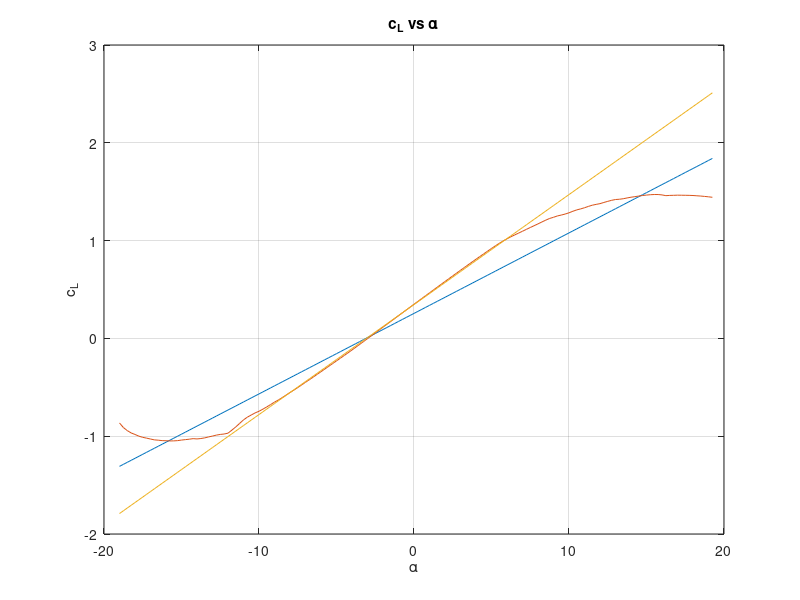
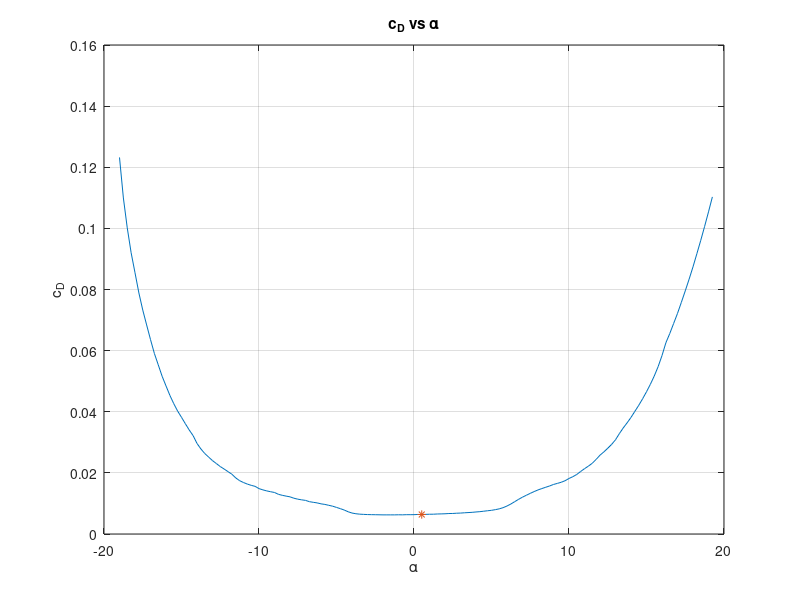
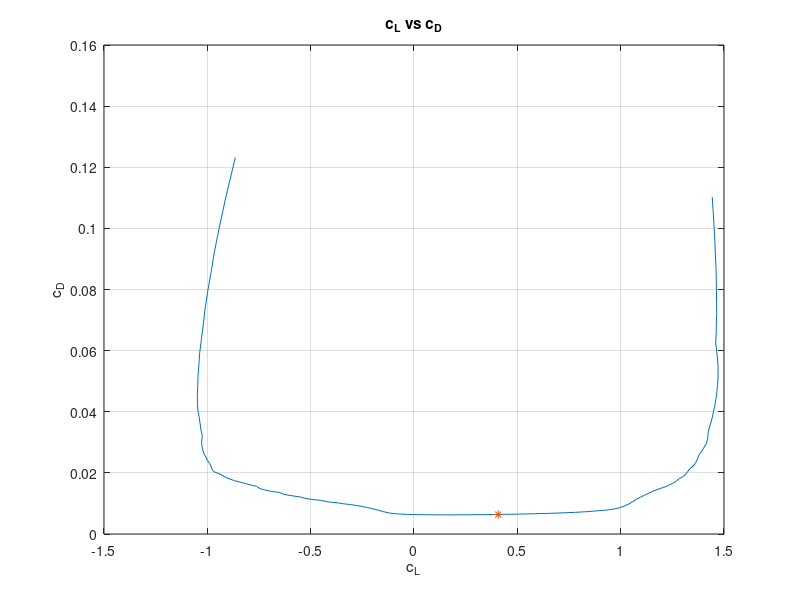
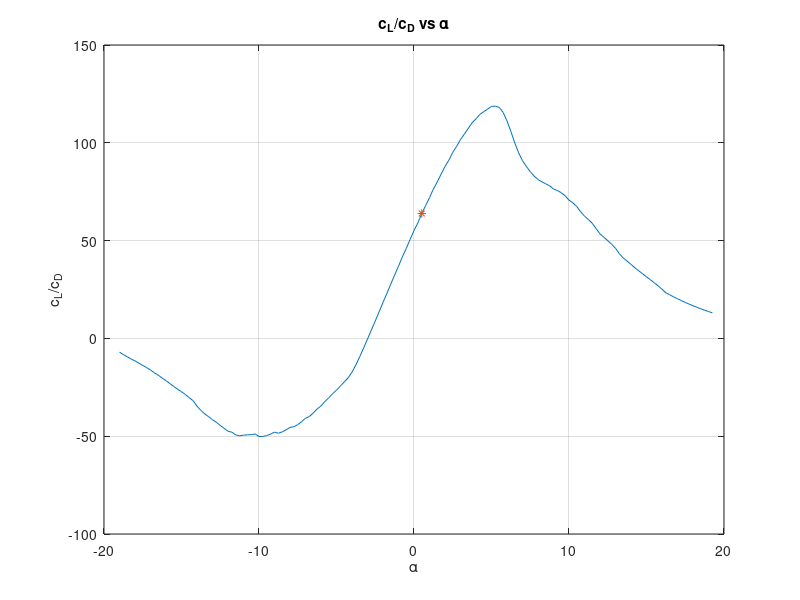

These charts were generated, in order, by the following MATLAB code:
%% parameters
e = 0.7;
AR = 8;
v_cruise = 75;
cruise_rho = 0.963; % cruise altitude is 8000ft
g = 9.8;
w = 1800;
w_cruise = 0.97*0.985*w;
kapa = 1/(pi*e*AR) ;
%% data
a = load('xf-n63415-il-1000000.dat');
alpha = a(:,1);
cl = a(:,2);
cd = a(:,3);
cm = a(:,5);
clbycd = cl./cd;

%% finding clalpha2d
alpha_rad = alpha*pi/180;
p = polyfit(alpha_rad(37:103),cl(37:103),1);
clalpha2d = p(1);
cl_fit = polyval(p,alpha_rad);

%% finding clalpha3d
clalpha3d = clalpha2d/(1+clalpha2d/(pi*e*AR));
cl0 = cl(alpha_rad==0)*clalpha3d/clalpha2d;
coeff = [clalpha3d cl0];
cl3d = polyval(coeff,alpha_rad);

%% selecting cl design
alpha_design = 0.5;
cl_design = cl3d(alpha==alpha_design);

%% w/s calculation
wbys = 0.5*cruise_rho*v_cruise^2*cl_design/g;

%% s,b and c
s = w_cruise/wbys;
b = sqrt(s*AR);
c = s/b;

% plot
figure(1)
plot(alpha, cl3d);
hold on;
plot(alpha, cl);
hold on;
plot(alpha, cl_fit);
grid on;
ylabel('c_L');
xlabel('\alpha');
title('c_L vs \alpha');
figure(2)
plot(alpha,cd);
hold on;
plot(alpha_design,cd(alpha==alpha_design),'*');
grid on;
ylabel('c_D');
xlabel('\alpha');
title('c_D vs \alpha');
figure(3)
plot(cl,cd);
hold on;
plot(cl(alpha==alpha_design),cd(alpha==alpha_design),'*');
grid on;
ylabel('c_D');
xlabel('c_L');
title('c_L vs c_D');
figure(4)
plot(alpha,clbycd);
hold on;
plot(alpha_design,clbycd(alpha==alpha_design),'*');
grid on;
ylabel('c_L/c_D');
xlabel('\alpha');
title('c_L/c_D vs \alpha');

%% finding cm0
SM = 0.12;
slope = -SM;
cm0 = slope*(cl0-cl_design);

%% estimating lt, Vh, st, AR_t
r = .5 ;
lt = 0.49*b;
Vh = 0.7;
st = Vh*s*c/lt;
AR_t = 4.2;
b_t = sqrt(st*AR_t);
%c_t = st/b_t;
% tapered
c_t_root = (2*st)/(b_t*(1+r)) ;
c_t_mean = (2/3)*c_t_root*((1+r+r^2)/(1+r));
c_t_tip = c_t_root/2 ;
%% estimating clalpha3d_t
e_t = 1;
clalpha2d_t = 2*pi;
clalpha3d_t = clalpha2d_t/(1+clalpha2d_t/(pi*e_t*AR_t));

%% estimating cg, it
cgbyc = 0.5246;
cm0_w = cm(alpha==0)+cl0*(cgbyc-0.25);
iw = 0;
eps0 = 2*cl0/(pi*AR);
eta = 1;
it_rad = iw + eps0 - (cm0-cm0_w)/(eta*Vh*clalpha3d_t);
cm0_t = eta*Vh*clalpha3d_t*(iw + eps0 - it_rad);
it = it_rad*180/pi;

%% estimating np
eps_alpha = 2*clalpha3d/(pi*AR);
np = c*(0.25 + eta*Vh*clalpha3d_t/clalpha3d*(1-eps_alpha));
npbyc = np/c;
SM_est = npbyc - cgbyc;

%% calculating vertical tail dimensions
Vv = 0.04;
stv = Vv*s*b/lt;
% ht = stv/c_t;
% tapered
h_vt_tap = 2*stv/((1+r)*c_t_root) ;
Ar_vert = h_vt_tap^2/stv ;
%% calculating dimensions of control surfaces
% Elevator Sizing
sebyst = 0.4;
se = sebyst*st;
%c_e = se/b_t;
r_e = .6;
% c_e_root = (c_t_root/2.5) ;
% c_e_tip = c_e_root/2 ;
b_e = b_t ; %(2*se)/((1+r_e)*c_e_root);
c_e = se/b_e;
% Rudder Sizing
str = 0.5*stv;
%c_r = 0.5*c_t;
c_r_root = (2/(1+r))*str/h_vt_tap ;
c_r_tip = c_r_root/2 ;
% Aileron Sizing
c_a = 0.25*c;
b_a = 0.4*(b/2);
% Flap Sizing
c_f = 0.3*c;
b_f = 0.6*(b/2);

%% estimating cd0
lf = 0.7*b;
s_f = (0.150*lf)*(0.182*lf);
s_lg = 0.3*0.15;
l_strut = 0.2; 
s_strut = 2*0.07*2.915;
cd_pi = [0.0098, 1.2*0.063, 0.0043, 0.5, 0.74, 0.1*l_strut];
A_pi = [s, s_f, (st+stv), s_lg, 2*s_lg, s_strut];
f = cd_pi.*A_pi;
f_total = sum(f);
cd0 = 1.176*f_total/s;

%% estimating POWER required to climb @5m/s at 8000ft
%cd0 = 0.0311;
ROC = 5;
gamma = asin(ROC/v_cruise);
cl_climb = cl_design*cos(gamma);
cd = cd0 + 1/(pi*e*AR)*cl_climb^2;
P_r = cd*0.5*cruise_rho*v_cruise^3*s;
P_a = w_cruise*ROC + P_r;
P_e = 1.3*P_a; 

%% take-off distance and ground roll distance
% Engine Selected is of 300 hp
max_P = 300*745.7;
P_to = 0.7*max_P;

%% fuel tank positioning
w_f = 0.149*w;
rho_f = 720 ; % fuel used is Avgas
v_f = w_f/rho_f;
coordinates = load('n63415-il.dat');
x = .01*c*coordinates(:,1);
y = .01*c*coordinates(:,2);
b_ft = 0.4*(b);
A_ft = v_f/b_ft;
b1 = 0.115;
b2 = -0.04;
l2 = 0.9714 ;
l1 = l2 - A_ft/(b1-b2);
figure(5)
plot(x,y);
xlim([0 1]*c);
ylim([-0.5 0.5]*c);
hold on
plot([l1,l2,l2,l1,l1],[b1,b1,b2,b2,b1]);
grid on

%% derivatives
%% alpha
l_fuse = .7*b ;
cl_al_w = clalpha3d ;
% foe fuse
k2_k1 = .79 ;
So = 0.182*0.150*l_fuse^2 ;
Vb = 137.95 ;%% s1 = .112l* l_f * .136 lf  and s2 = So  h = .25lf -->   s3 = 0 
calpha_fuse = (2*(k2_k1)*So)/Vb^(2/3);
cl_al_t_cont = clalpha3d_t*(1- (2*clalpha3d)/(pi*AR))*(st/s)*1 ;
Clalpha_total = cl_al_w + calpha_fuse + cl_al_t_cont ;
Cdalpha_total = (2*cl_design*clalpha3d)*kapa ;
% Cmalpha
cmalpha_w = (1 + 2*cl_design*kapa*alpha_design*(pi/180) + cd/clalpha3d )*(cgbyc-0.25)*clalpha3d + ...
              (2*cl_design*kapa*(-alpha_design*(pi/180))*cl_design/clalpha3d)*0*clalpha3d ;
cmalpha_t = -(clalpha3d_t*(1 -(2*clalpha3d)/(pi*AR))*(st/s)*(lt/c)*1 ) ;
pos_wing_ac_in_fuse = (.35 - (cgbyc-0.25)*(c/lf)) ;
kf = .6 ;
wf = .15*lf ;
cmalpha_fuse = kf*wf^2*lf/(s*c) ;
Cmalpha_total = cmalpha_w +cmalpha_t +cmalpha_fuse ;
%% alpha dot
lt_dash = lt + (cgbyc-0.25)*c ;
Clalpha_dot = 2*clalpha3d_t*(2*clalpha3d)/(pi*AR)*(lt_dash/c)*(st/s)*1 ;
Cdalpha_dot = 0 ;
Cmalpha_dot = -Clalpha_dot*(lt/c) ;
%% q pitch rate
x_dash = -(cgbyc-0.25)*c ;
clq_w = 2*cl_al_w*(x_dash/c);
clq_t = 2*clalpha3d_t*(lt/c)*(st/s)*1 ;
clq_total = clq_w + clq_t ;
Cdq_total = 0 ;
cmq_t = -(lt/c)*clq_t ;
cmq_w = -(abs(x_dash)/c)*clq_w ;
Cmq_total = cmq_w + cmq_t ;
%% delta_e
dlpha_t_delta_t = .6 ;
cldelta_e = clalpha3d_t*.5*(st/s) ;
cddelta_e = 0 ;
cmdelta_e = -(lt/c)*cldelta_e ;
%% beta
Ae =1.55*(h_vt_tap^2/stv) ;
clalpha3d_v_emp =  .057 ;
AR_vert = h_vt_tap^2/stv ;
clalpha3d_vert1  = clalpha2d_t/(1+clalpha2d_t/(pi*e_t*AR_vert));
kk = 1;
cl_alpha_fuse = .0525 ;
kkf = 1.8;

cybeta_t = -kk*clalpha3d_vert1*(.724 +1.53*(stv/s) + .009*AR_vert)*(stv/s) ;
cybeta_fuse = -kkf*cl_alpha_fuse*(Vb^(2/3)/s) ;
Cybeta_total = cybeta_t + cybeta_fuse ;

clbeta_w = cl_design*(-1*(.21*1 +.29)/AR + 0.05) + 0;
zv = h_vt_tap - 1.054 ;
clbeta_vert = -clalpha3d_vert1*(stv/s)*(zv/b)*1 ;
Clbeta_total = clbeta_w + clbeta_vert - .0006 + .00016 ;

cnbeta_w = cl_design^2*kapa/4 ;
Ss = 8.34 ;
cnbeta_fuse = -(.96*.148/57.3)*(8.34/s)*(lt/b)*(.5)^(1/2+1/3) ;
cnbeta_vert  = clalpha3d_v_emp*(stv/s)*(lt/b)*1 ;
Cnbeta = cnbeta_vert + cnbeta_w + cnbeta_fuse + .0002 - 0.0005 ;
%Cnbeta1 = -() - cybeta_t*(lt/b)
%% p rolling velocity
cyp_w = cl_design/AR ;
cyp_t = 0.0;
Cyp_total = 0 ;

clp_w = (-0.51*((AR + 4)/((2*pi*AR)/cl0 + 4)) - (1/8)*cd0) ;
clp_t = -.33 ;
clp_vt = 2*(zv/b)^2*cybeta_t ;
Clp_total = clp_w + clp_t + clp_vt ;

cnp_by_cl = -.06 ;
cnp_w = cnp_by_cl*cl_design ;
cnp_vt = 57.3*clalpha3d_v_emp*(stv/s)*(2/b^2)*(lt*zv);
Cnp_total = cnp_w + cnp_vt ;

%% r
cyr_w = 0 ;
cyr_v = -2*(lt/b)*cybeta_t  ; 
Cyr_total = cyr_v ;

clr_w = cl_design/3 ;
clr_t = -2*(lt/b)*(zv/b)*cybeta_t ;
Clr_total = clr_w + clr_t ;

dcnr_cl2 = -0.020;
dcnr_cdo = -0.30;
cnr_w = cl_design^2*dcnr_cl2 + cd0*dcnr_cdo ;
cnr_t = 2*(stv/s)*(lt/b)*cybeta_t ;
Cnr_total = cnr_w + cnr_t ;
%% aileron
Cydelta_a = 0;
Cldelta_a = (2*clalpha3d*0.45/(s*b))*(c*.6*(b)^2)/8 ;
K = -.18 ;
Cndelta_a =2*K*cl_design*Cldelta_a ;
%% rudder
Cydelta_r = clalpha3d_v_emp*0.66*(stv/s) ;
Cldetla_r = Cydelta_r*(zv/b) ;
Cndelta_r = -Cydelta_r*(lt/b) ;

%% take off distance
v_stall = 35  ;
M=w ;
gr = 9.81;
mu = .02 ;
alpha_stall = 15*pi/180 ;
clmax  = clalpha3d*alpha_stall ;
rho = 1.225 ;
v_to = 1.2*v_stall ;
acc = 2 ;
takeoff_dist = v_to^2/(2*acc) ;
Th = M*acc + (mu*M*gr + (0.0278 + kapa*clmax^2 - mu*clmax)*.5*rho*(.7*v_to)^2*s ) ;
power = Th*(v_to)/746